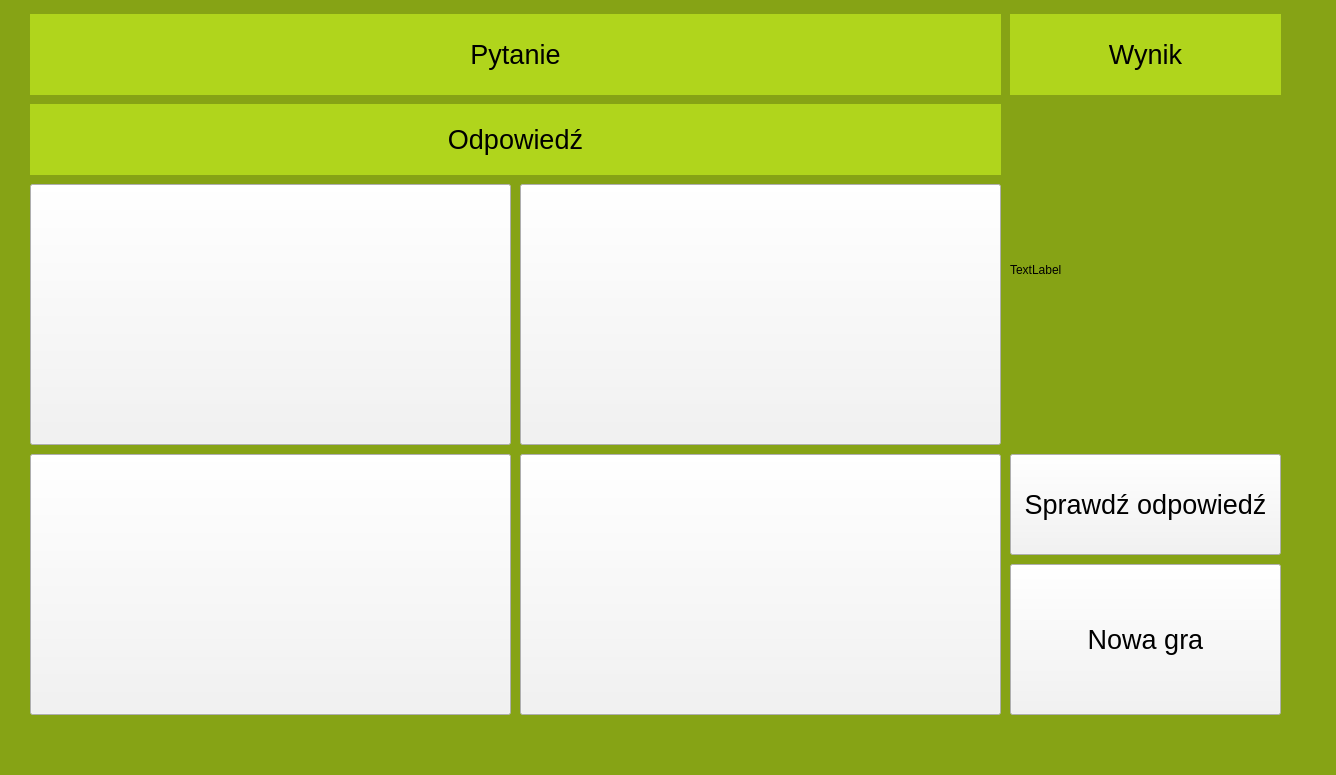
<?xml version="1.0" encoding="UTF-8"?>
<ui version="4.0">
 <class>MainWindow</class>
 <widget class="QMainWindow" name="MainWindow">
  <property name="geometry">
   <rect>
    <x>0</x>
    <y>0</y>
    <width>1336</width>
    <height>775</height>
   </rect>
  </property>
  <property name="windowTitle">
   <string>Postaw na szyszke!</string>
  </property>
  <property name="layoutDirection">
   <enum>Qt::LeftToRight</enum>
  </property>
  <property name="styleSheet">
   <string notr="true">background-color: rgb(134, 163, 21);</string>
  </property>
  <property name="tabShape">
   <enum>QTabWidget::Rounded</enum>
  </property>
  <property name="dockNestingEnabled">
   <bool>false</bool>
  </property>
  <widget class="QWidget" name="centralwidget">
   <widget class="QLabel" name="lblQuestion">
    <property name="geometry">
     <rect>
      <x>30</x>
      <y>10</y>
      <width>971</width>
      <height>81</height>
     </rect>
    </property>
    <property name="sizePolicy">
     <sizepolicy hsizetype="Preferred" vsizetype="Preferred">
      <horstretch>0</horstretch>
      <verstretch>0</verstretch>
     </sizepolicy>
    </property>
    <property name="sizeIncrement">
     <size>
      <width>0</width>
      <height>0</height>
     </size>
    </property>
    <property name="font">
     <font>
      <pointsize>20</pointsize>
     </font>
    </property>
    <property name="styleSheet">
     <string notr="true">background-color: rgb(176, 213, 28);
</string>
    </property>
    <property name="frameShape">
     <enum>QFrame::NoFrame</enum>
    </property>
    <property name="text">
     <string>Pytanie</string>
    </property>
    <property name="alignment">
     <set>Qt::AlignCenter</set>
    </property>
   </widget>
   <widget class="QPushButton" name="btnAnswer1">
    <property name="geometry">
     <rect>
      <x>30</x>
      <y>180</y>
      <width>481</width>
      <height>261</height>
     </rect>
    </property>
    <property name="font">
     <font>
      <pointsize>20</pointsize>
     </font>
    </property>
    <property name="styleSheet">
     <string notr="true">background-color: rgb(243, 236, 219);
background-color:rgb(243, 243, 243)</string>
    </property>
    <property name="text">
     <string/>
    </property>
    <property name="flat">
     <bool>false</bool>
    </property>
   </widget>
   <widget class="QPushButton" name="btnAnswer2">
    <property name="geometry">
     <rect>
      <x>520</x>
      <y>180</y>
      <width>481</width>
      <height>261</height>
     </rect>
    </property>
    <property name="font">
     <font>
      <pointsize>20</pointsize>
     </font>
    </property>
    <property name="styleSheet">
     <string notr="true">background-color:rgb(243, 243, 243)</string>
    </property>
    <property name="text">
     <string/>
    </property>
   </widget>
   <widget class="QPushButton" name="btnAnswer3">
    <property name="geometry">
     <rect>
      <x>30</x>
      <y>450</y>
      <width>481</width>
      <height>261</height>
     </rect>
    </property>
    <property name="font">
     <font>
      <pointsize>20</pointsize>
     </font>
    </property>
    <property name="styleSheet">
     <string notr="true">background-color:rgb(243, 243, 243)</string>
    </property>
    <property name="text">
     <string/>
    </property>
   </widget>
   <widget class="QPushButton" name="btnAnswer4">
    <property name="geometry">
     <rect>
      <x>520</x>
      <y>450</y>
      <width>481</width>
      <height>261</height>
     </rect>
    </property>
    <property name="font">
     <font>
      <pointsize>20</pointsize>
     </font>
    </property>
    <property name="styleSheet">
     <string notr="true">background-color:rgb(243, 243, 243)</string>
    </property>
    <property name="text">
     <string/>
    </property>
   </widget>
   <widget class="QPushButton" name="btnQLoad">
    <property name="geometry">
     <rect>
      <x>1010</x>
      <y>560</y>
      <width>271</width>
      <height>151</height>
     </rect>
    </property>
    <property name="font">
     <font>
      <pointsize>20</pointsize>
     </font>
    </property>
    <property name="styleSheet">
     <string notr="true">background-color:rgb(243, 243, 243)</string>
    </property>
    <property name="text">
     <string>Nowa gra</string>
    </property>
   </widget>
   <widget class="QLabel" name="lblResult">
    <property name="geometry">
     <rect>
      <x>1010</x>
      <y>10</y>
      <width>271</width>
      <height>81</height>
     </rect>
    </property>
    <property name="font">
     <font>
      <pointsize>20</pointsize>
     </font>
    </property>
    <property name="styleSheet">
     <string notr="true">background-color: rgb(176, 213, 28);</string>
    </property>
    <property name="frameShape">
     <enum>QFrame::NoFrame</enum>
    </property>
    <property name="text">
     <string>Wynik</string>
    </property>
    <property name="alignment">
     <set>Qt::AlignCenter</set>
    </property>
   </widget>
   <widget class="QPushButton" name="btnCheck">
    <property name="geometry">
     <rect>
      <x>1010</x>
      <y>450</y>
      <width>271</width>
      <height>101</height>
     </rect>
    </property>
    <property name="font">
     <font>
      <pointsize>20</pointsize>
     </font>
    </property>
    <property name="styleSheet">
     <string notr="true">background-color:rgb(243, 243, 243)</string>
    </property>
    <property name="text">
     <string>Sprawdź odpowiedź</string>
    </property>
   </widget>
   <widget class="QLabel" name="lblCheckedAnswer">
    <property name="geometry">
     <rect>
      <x>30</x>
      <y>100</y>
      <width>971</width>
      <height>71</height>
     </rect>
    </property>
    <property name="font">
     <font>
      <pointsize>20</pointsize>
     </font>
    </property>
    <property name="styleSheet">
     <string notr="true">background-color: rgb(176, 213, 28);</string>
    </property>
    <property name="frameShape">
     <enum>QFrame::NoFrame</enum>
    </property>
    <property name="text">
     <string>Odpowiedź</string>
    </property>
    <property name="alignment">
     <set>Qt::AlignCenter</set>
    </property>
   </widget>
   <widget class="QLabel" name="lblLogo">
    <property name="geometry">
     <rect>
      <x>1010</x>
      <y>100</y>
      <width>271</width>
      <height>331</height>
     </rect>
    </property>
    <property name="text">
     <string>TextLabel</string>
    </property>
   </widget>
  </widget>
  <widget class="QMenuBar" name="menubar">
   <property name="geometry">
    <rect>
     <x>0</x>
     <y>0</y>
     <width>1336</width>
     <height>22</height>
    </rect>
   </property>
   <widget class="QMenu" name="menuPostaw_na_szyszke">
    <property name="title">
     <string/>
    </property>
   </widget>
   <widget class="QMenu" name="menu">
    <property name="title">
     <string/>
    </property>
   </widget>
   <addaction name="menuPostaw_na_szyszke"/>
   <addaction name="menu"/>
  </widget>
  <widget class="QStatusBar" name="statusbar"/>
  <action name="actionNowa_Gra">
   <property name="text">
    <string>Nowa Gra</string>
   </property>
  </action>
 </widget>
 <resources/>
 <connections/>
</ui>
